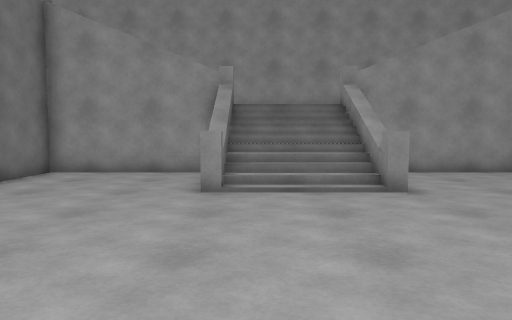
[1] (above)

16 first-person views from a walk through a 3-D level made in the Unity game engine. The camera is 1.2 m above the floor, tilts 4° down and sees 70° across. The floor is counted in squares, 1 m on a side. Each view is taken from the middle of a square. On the plan, view 1 faces up. The plan holds only what a view shows up to about 15 squares ahead; the rest is blank. The player character is not drawn. Surface patterns are stand-ins for the level's own textures.

[2]
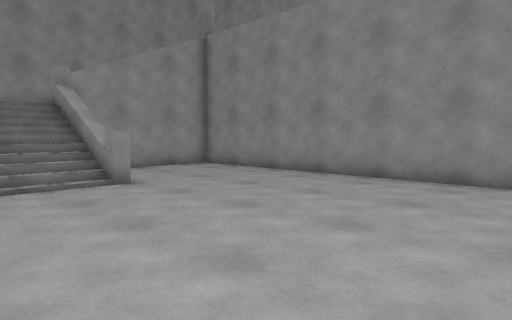

[3]
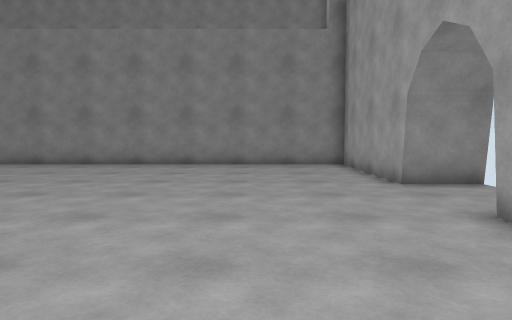

[4]
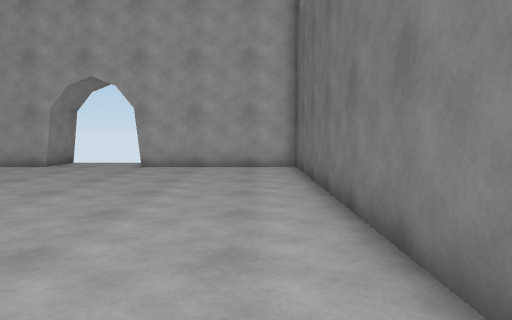

[5]
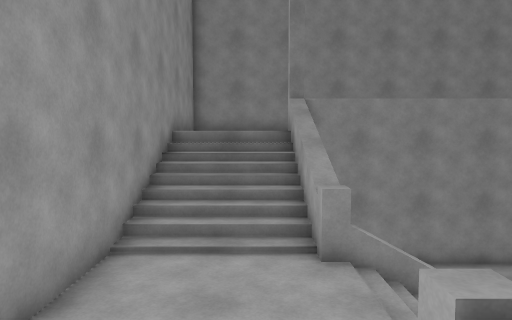

[6]
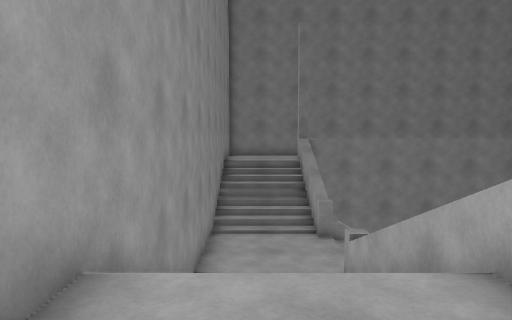

[7]
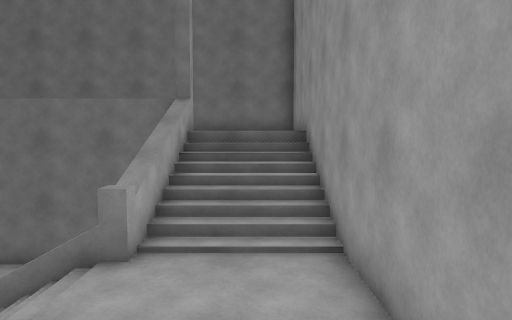

[8]
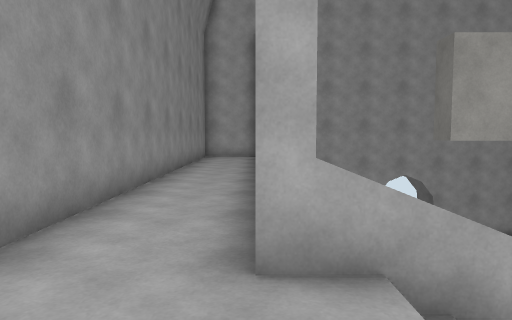

[9]
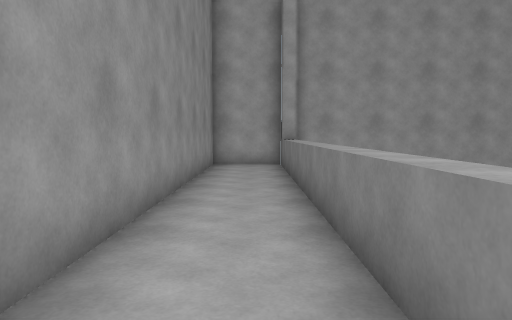

[10]
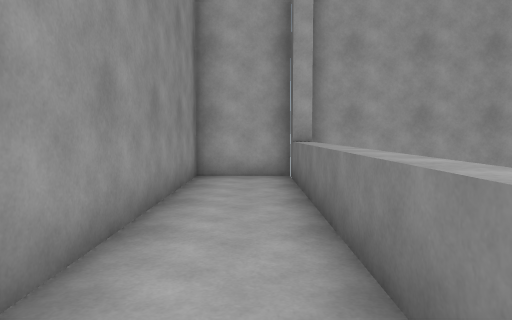

[11]
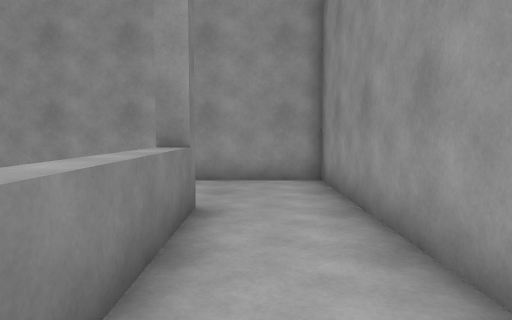

[12]
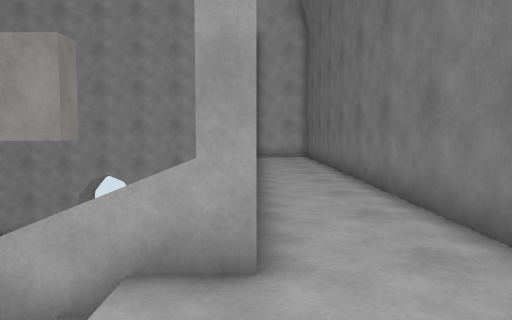

[13]
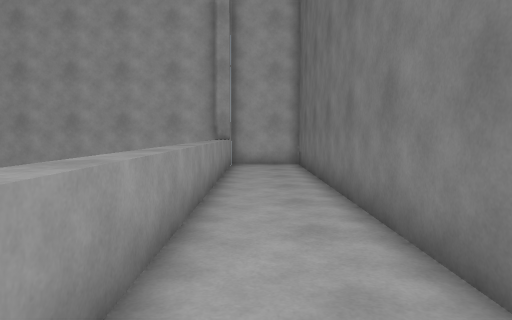

[14]
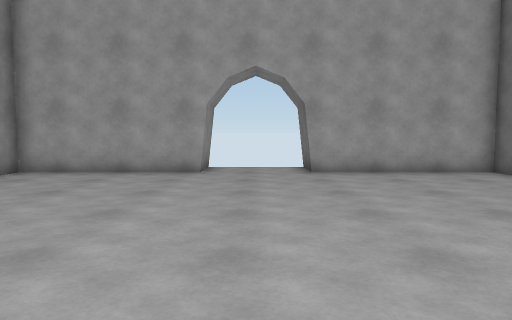

[15]
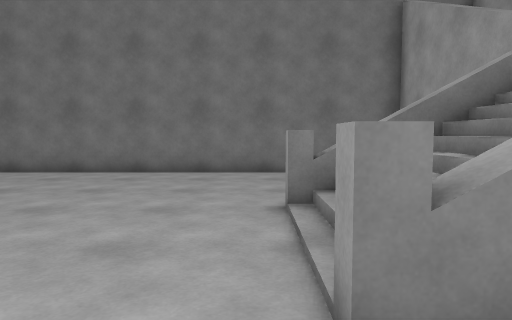

[16]
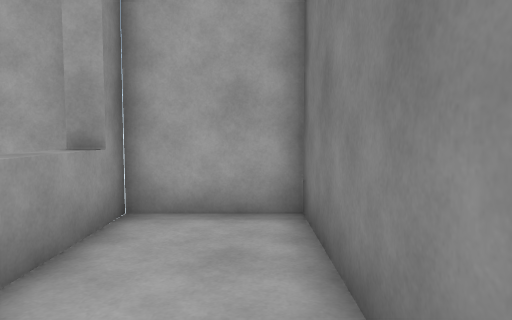

### Floor plan
Key: @ floor where view 1 was taken; # wall or solid block; . main floor; : floor 2.25 m higher than the main floor; + floor 4.25 m higher than the main floor; / step, stairs or slope; = window, fence, low wall or low ledge; ^ raised ledge.
Columns run from 10 left of view 1 to 12 right of it. Each row starts with its distance up from view 1.
 16 #######################
 15 #  +/////::::://///+++#
 14 #+ +/////::::://///+++#
 13 #+++/////::::://///+++#
 12 #++#=====^:::^=====#++#
 11 #++^.....^///#.....=++#
 10 #++^.....^///^.....=++#
  9 #++^.....^///^.....=++#
  8 #++^.....^///^.....=++#
  7 #++^...............=++#
  6 #++^...............=++#
  5 #++^...............=++#
  4 #++^...............=++#
  3 #++^...............=++#
  2 #++^...............=++#
  1 #++^...............=++#
  0 #++^......@........=++#
 -1 #++^...............=++#
 -2 #++^...............=++#
 -3 #++^...............=++#
 -4 #++#...............#++#
 -5 ##########...##########
 -6          #...#
 -7          #   #

Where each view was taken, in squares from view 1:
view 1: 0 up, 0 right, facing up
view 2: 1 down, 1 left, facing up-right
view 3: 1 down, 6 left, facing right
view 4: 9 up, 5 left, facing down
view 5: 13 up, 3 left, facing right
view 6: 14 up, 9 left, facing right
view 7: 14 up, 5 right, facing left
view 8: 15 up, 9 right, facing down
view 9: 10 up, 10 right, facing down
view 10: 6 up, 10 right, facing down
view 11: 6 up, 10 right, facing up
view 12: 15 up, 7 left, facing down
view 13: 10 up, 8 left, facing down
view 14: 7 up, 1 right, facing down
view 15: 7 up, 5 right, facing left
view 16: 1 up, 9 left, facing down
